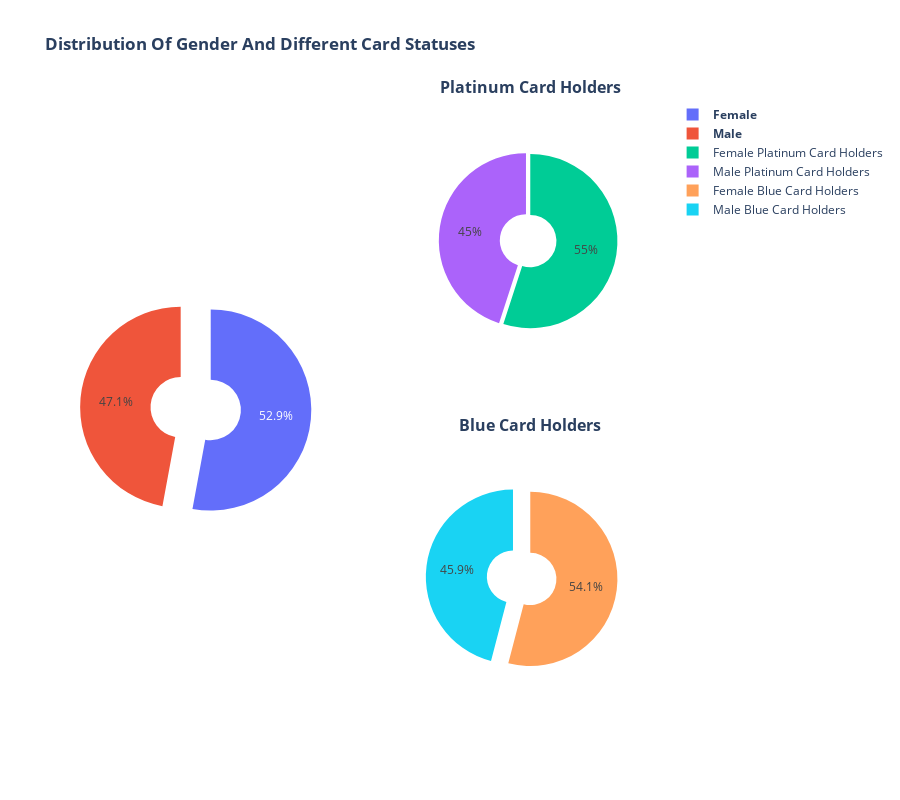

Notebook cell for this chart:
### Markdown cell above
### Gender and Card status

### Code cell
fig = make_subplots(
    rows=2, cols=2,subplot_titles=('','<b>Platinum Card Holders','<b>Blue Card Holders<b>','Residuals'),
    vertical_spacing=0.09,
    specs=[[{"type": "pie","rowspan": 2}       ,{"type": "pie"}] ,
           [None                               ,{"type": "pie"}]            ,                                      
          ]
)

fig.add_trace(
    go.Pie(values=bank.Gender.value_counts().values,labels=['<b>Female<b>','<b>Male<b>'],hole=0.3,pull=[0,0.3]),
    row=1, col=1
)

fig.add_trace(
    go.Pie(
        labels=['Female Platinum Card Holders','Male Platinum Card Holders'],
        values=bank.query('Card_Category=="Platinum"').Gender.value_counts().values,
        pull=[0,0.05,0.5],
        hole=0.3
        
    ),
    row=1, col=2
)

fig.add_trace(
    go.Pie(
        labels=['Female Blue Card Holders','Male Blue Card Holders'],
        values=bank.query('Card_Category=="Blue"').Gender.value_counts().values,
        pull=[0,0.2,0.5],
        hole=0.3
    ),
    row=2, col=2
) 



fig.update_layout(
    height=800,
    showlegend=True,
    title_text="<b>Distribution Of Gender And Different Card Statuses<b>",
)

fig.show()

### Figure 1 — Plotly figure (JSON) as saved in the notebook; plotly's stock layout.template omitted (floating-point values rounded to 4 significant figures)
{"data": [{"domain": {"x": [0, 0.45], "y": [0, 1]}, "hole": 0.3, "labels": ["<b>Female<b>", "<b>Male<b>"], "pull": [0, 0.3], "type": "pie", "values": [5358, 4769]}, {"domain": {"x": [0.55, 1], "y": [0.545, 1]}, "hole": 0.3, "labels": ["Female Platinum Card Holders", "Male Platinum Card Holders"], "pull": [0, 0.05, 0.5], "type": "pie", "values": [11, 9]}, {"domain": {"x": [0.55, 1], "y": [0, 0.455]}, "hole": 0.3, "labels": ["Female Blue Card Holders", "Male Blue Card Holders"], "pull": [0, 0.2, 0.5], "type": "pie", "values": [5101, 4335]}], "layout": {"annotations": [{"font": {"size": 16}, "showarrow": false, "text": "<b>Platinum Card Holders", "x": 0.775, "xanchor": "center", "xref": "paper", "y": 1, "yanchor": "bottom", "yref": "paper"}, {"font": {"size": 16}, "showarrow": false, "text": "<b>Blue Card Holders<b>", "x": 0.775, "xanchor": "center", "xref": "paper", "y": 0.455, "yanchor": "bottom", "yref": "paper"}], "height": 800, "showlegend": true, "title": {"text": "<b>Distribution Of Gender And Different Card Statuses<b>"}}}
